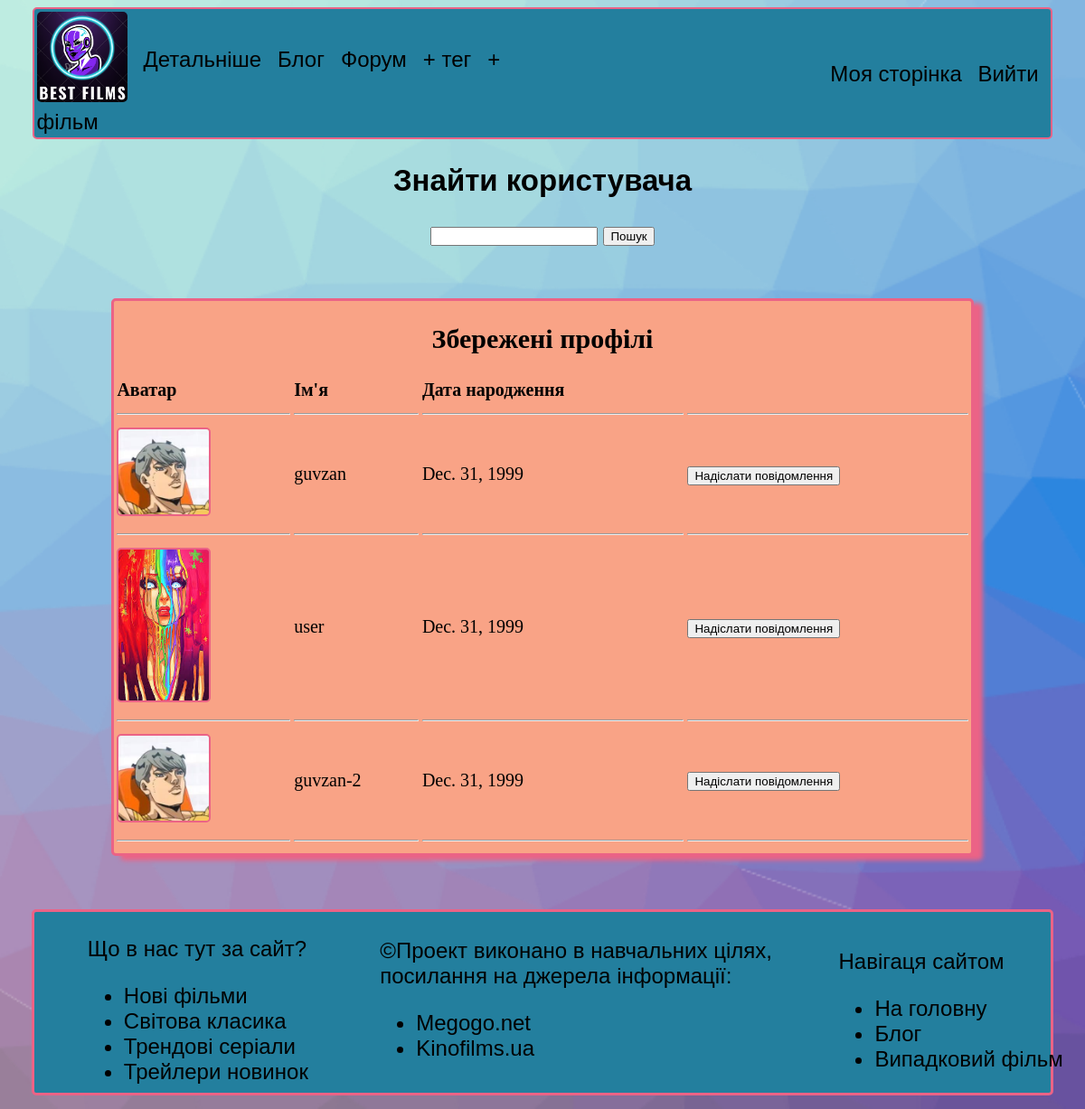
Page /users/account/saved_profiles/1/ (signed in) on the committed database.
### users/models.py (models this page shows)
class CustomUser(AbstractUser):
    status = models.CharField(max_length=100, default='---', verbose_name='Статус')
    dob = models.DateField(blank=True, null=True, default='1999-12-31', verbose_name='Дата народження')
    about = models.TextField(blank=True, null=True, default='---', verbose_name='Про себе')
    image = models.ImageField(upload_to='images/avatars', blank=True, null=True, verbose_name='Аватар')
    post_list = models.JSONField(blank=True, null=True, default=default_post_list, verbose_name='Список постів')

### users/views.py (the view)
# urls.py: path('account/saved_profiles/<int:user_id>/', views.saved_accs, name='saved_accs'),
@login_required
def saved_accs(request, user_id):
    accuser = get_object_or_404(CustomUser, id=user_id)
    profile_list = accuser.post_list['saved_accs']
    profiles = []
    for p in profile_list:
        profiles.append(CustomUser.objects.filter(id=p)[0])
    users = None
    if request.method == 'POST':
        form = SearchUserForm(request.POST)
        if form.is_valid():
            users = find_user(form.cleaned_data['username'])
    else:
        form = SearchUserForm()
    context = {
        'accuser': accuser,
        'profiles': profiles,
        'form': form,
        'users': users
    }
    return render(request, 'users/saved_accs.html', context)

### users/forms.py
class SearchUserForm(forms.Form):
    username = forms.CharField(max_length=100, label='UsernameInput', required=False)

### users/templates/users/saved_accs.html (shortened to what this page needs)
{% extends 'films/base.html' %}
{% load static %}
{% block content %}
    <div class="search">
        <h2>Знайти користувача</h2>
        <form action="{% url 'users:saved_accs' user.id %}" method="post">
            {{ form.username }}
            <button name="submit">Пошук</button>
        </form>
    </div>
    <div class="post-on-page simple-shadow mg-t-3">
        <h2 align="center">Збережені профілі</h2>
        <table class="acc-list-table">
            <tr>
                <td><b>Аватар</b></td>
                <td><b>Ім'я</b></td>
                <td><b>Дата народження</b></td>
                <td>&nbsp;</td>
            </tr>
            <tr>
                <td><hr></td><td><hr></td><td><hr></td><td><hr></td>
            </tr>
            {% for profile in profiles %}
                {% if profile.image %}
                    <tr>
                        <td><a href="{% url 'users:account' profile.id %}"><img class="avatar" src="{{ profile.image.url }}"></a></td>
                        <td><a href="{% url 'users:account' profile.id %}">{{ profile.username }}</a></td>
                        <td>{{ profile.dob }}</td>
                        <td>
                            <form action="{% url 'users:show_messages' user.id profile.id %}">
                                <button>Надіслати повідомлення</button>
                            </form>
                        </td>
                    </tr>
                    <tr>
                        <td><hr></td><td><hr></td><td><hr></td><td><hr></td>
                    </tr>
                {% else %}
                    <tr>
                        <td><a href="{% url 'users:account' profile.id %}"><img class="avatar" src="{% static 'films/img/anon_image.png' %}"></a></td>
                        <td><a href="{% url 'users:account' profile.id %}">{{ profile.username }}</a></td>
                        <td>{{ profile.dob }}</td>
                        <td>
                            <form action="{% url 'users:show_messages' user.id profile.id %}">
                                <button>Надіслати повідомлення</button>
                            </form>
                        </td>
                    </tr>
                    <tr>
                        <td><hr></td><td><hr></td><td><hr></td><td><hr></td>
                    </tr>
                {% endif %}
            {% endfor %}
        </table>
    </div>
{% endblock content %}

### films/static/films/css/style.css (style rules this page uses)
html { overflow-x: hidden; }
a { color:black; text-decoration: none; }
.post-on-page { width: 80%; margin-left: auto; margin-right: auto; margin-bottom: 5%; border: 3px solid #EB6386; border-radius: 5px; background: #F9A386; font-size: 20px; }
.simple-shadow { box-shadow: 10px 5px 5px #EB6386; }
.avatar { width: 100px; border: 2px solid #EB6386; border-radius: 5px; }
.acc-list-table { width: 100%; }
.mg-t-3 { margin-top: 3%; }
.search { width: 95%; margin-left: auto; margin-right: auto; text-align: center; font-family: 'Arial'; font-size: 22px; }

### rows in the picture
CustomUser: username "guvzan", dob "Dec. 31, 1999"
CustomUser: image (picture), username "user", dob "Dec. 31, 1999"
CustomUser: username "guvzan-2", dob "Dec. 31, 1999"
